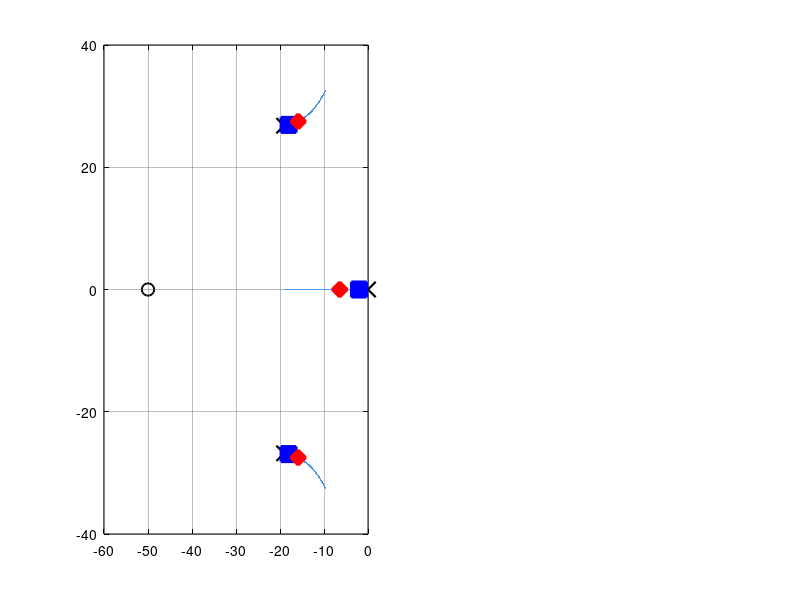

Recreate this plot in MATLAB. (Note: this script raises an error after producing the figure.)
function design_position_rootlocus()
% DESIGN_POSITION_ROOTLOCUS  Cascade dış döngü root locus + kapalı-çevrim
% kutup analizi — ANALİTİK türetme, rlocus DOĞRULAMA olarak.
%
% Analitik-Önce Tasarım prensibi (CLAUDE.md): kapalı-çevrim karakteristik
% denklemi elle çıkarılır, kutuplar analitik tayin edilir; `rlocus`/`pole`
% sadece doğrular. Bu, design_position_p.m'in 5× bandwidth kuralıyla seçtiği
% Kp_pos=2'yi KÖK DÜZEYİNDE gerekçelendirir.
%
% ── ANALİTİK TÜRETME ────────────────────────────────────────────────
% İç döngü (hız PI, çalışan Kp_i=0.002, Ki_i=0.1 — analitik §11.12.3):
%   Plant duty→ω:  G_d(s) = K·Vs/(τs+1),  K·Vs = 53.89·12.15 = 654.8
%   PI:            C_i(s) = Kp_i + Ki_i/s
%   İç kapalı-çevrim karakteristik denklem 1+C_i·G_d=0:
%     s(τs+1) + K·Vs(Kp_i·s + Ki_i)/s · ... → 0.0605 s² + 2.3096 s + 65.48 = 0
%     ⇒ ωn_i = √(65.48/0.0605) = 32.9 rad/s,  ζ_i = 2.3096/(2·0.0605·32.9) = 0.58
%   (§11.13.7'deki "iç ωn~33" bulgusu ANALİTİK doğrulandı; Vsupply dahil)
%
% Dış döngü:  L_o(s) = Kp_pos · T_i(s) · (1/s)   (1/s = hız→pozisyon integ.)
%   Baskın yaklaşım (iç döngü hızlı → T_i ≈ 1/(τ_eff s+1), τ_eff=2ζ_i/ωn_i=0.0353 s):
%     1 + Kp_pos/[s(τ_eff s+1)] = 0  ⇒  s² + (1/τ_eff)s + Kp_pos/τ_eff = 0
%   Breakaway (çift kök, ayrım disc=0):  Kp_pos,bp = 1/(4τ_eff) ≈ 7.1
%     Kp_pos < 7.1 → iki REEL kök (overdamped, SALINIMSIZ)
%     Kp_pos > 7.1 → KOMPLEKS kökler (salınım başlar)
%   Kp_pos = 2 (step):    ζ_o = 1/(2√(Kp_pos·τ_eff)) = 1.88 > 1 → overdamped,
%                          baskın kutup ≈ -2.1 rad/s (design ωc≈1.93 ile tutarlı) ✓
%   Kp_pos = 6 (mirror):  hâlâ < 7.1 → overdamped sınırına yakın, baskın kutup daha hızlı
%
% ── rlocus DOĞRULAMA (tam 3. derece model) ──────────────────────────
% Çalıştırma: matlab -batch "cd('matlab/asama_2_kontrol'); design_position_rootlocus"

    K = 53.89; tau = 0.0605; Vs = 12.15;
    Kp_i = 0.002; Ki_i = 0.1;

    s = tf('s');
    Gd = (K*Vs) / (tau*s + 1);        % duty → ω (lineer plant)
    Ci = Kp_i + Ki_i/s;               % hız PI
    Ti = feedback(Ci*Gd, 1);          % iç kapalı-çevrim (tam)
    L0 = Ti * (1/s);                  % dış açık-çevrim (Kp_pos hariç birim)

    % analitik baskın yaklaşım parametreleri (yorumdaki türetme)
    wn_i = sqrt(65.48/0.0605); zeta_i = 2.3096/(2*0.0605*wn_i);
    tau_eff = 2*zeta_i/wn_i;
    Kp_bp = 1/(4*tau_eff);

    % kapalı-çevrim kutupları (tam model, rlocus doğrulaması)
    p2 = pole(feedback(2*L0, 1));
    p6 = pole(feedback(6*L0, 1));

    fprintf('--- ANALİTİK ---\n');
    fprintf('İç döngü: ωn_i=%.1f rad/s, ζ_i=%.2f, τ_eff=%.4f s\n', wn_i, zeta_i, tau_eff);
    fprintf('Breakaway Kp_pos,bp = %.2f (üstünde salınım)\n', Kp_bp);
    fprintf('--- rlocus DOĞRULAMA (tam 3. derece) ---\n');
    fprintf('Kp_pos=2 kapalı-çevrim kutupları:\n'); disp(p2);
    fprintf('Kp_pos=6 kapalı-çevrim kutupları:\n'); disp(p6);

    here = fileparts(mfilename('fullpath'));
    outdir = fullfile(here, 'results', '2_5_cascade');
    if ~exist(outdir, 'dir'); mkdir(outdir); end
    set(groot, 'defaultAxesColor','w', 'defaultAxesXColor','k', 'defaultAxesYColor','k', ...
        'defaultTextColor','k', 'defaultAxesGridColor',[0.15 0.15 0.15], 'defaultAxesGridAlpha',0.3);

    % manuel root locus (rlocus chart legend'i beyaz tema override ediyor → elle çiz)
    kvals = linspace(0.01, 20, 800);   % k=0'da kazanç sıfır → kutup yok; küçük pozitiften başla
    locus = zeros(3, numel(kvals));
    for i = 1:numel(kvals)
        locus(:,i) = pole(feedback(kvals(i)*L0, 1));
    end
    op = pole(L0); oz = zero(L0);   % açık-çevrim kutup (x) ve sıfır (o)

    f = figure('Position', [80 80 1120 480], 'Color', 'w');

    for sp = 1:2
        subplot(1,2,sp); hold on; grid on; box on;
        hl = plot(real(locus(:)), imag(locus(:)), '.', 'Color',[0.30 0.60 0.90], 'MarkerSize',4);
        hx = plot(real(op), imag(op), 'kx', 'MarkerSize',11, 'LineWidth',1.6);
        plot(real(oz), imag(oz), 'ko', 'MarkerSize',9, 'LineWidth',1.4);
        h2 = plot(real(p2), imag(p2), 'bs', 'MarkerSize',11, 'LineWidth',2, 'MarkerFaceColor','b');
        h6 = plot(real(p6), imag(p6), 'rd', 'MarkerSize',11, 'LineWidth',2, 'MarkerFaceColor','r');
        xline(0, 'k:'); yline(0, 'k:');
        xlabel('Real axis \sigma [1/s]'); ylabel('Imag axis j\omega [1/s]');
        if sp == 1
            title('Cascade Outer Loop — Root Locus (K_{p,pos})', 'FontWeight','bold');
            legend([hl hx h2 h6], {'locus (K_{p,pos}:0\rightarrow20)','open-loop poles','K_{p,pos}=2 (step)','K_{p,pos}=6 (mirror)'}, ...
                'Location','northwest', 'TextColor','k', 'Color','w', 'EdgeColor',[0.6 0.6 0.6]);
        else
            title('Dominant region (zoom)', 'FontWeight','bold');
            xlim([-12 1]); ylim([-6 6]);
            text(-11.5, 5.2, sprintf('Analytic: overdamped for K_{p,pos} < %.1f', Kp_bp), 'FontSize',9, 'Color',[0.2 0.2 0.2]);
            text(-11.5, 4.4, 'K_{p,pos}=2 \rightarrow dominant pole \approx -2.1 (no oscillation)', 'FontSize',9, 'Color','b');
        end
    end

    exportgraphics(f, fullfile(outdir, 'cascade_rootlocus.png'), 'Resolution', 150);
    close(f);
    fprintf('Root locus görseli: %s/cascade_rootlocus.png\n', outdir);
end
